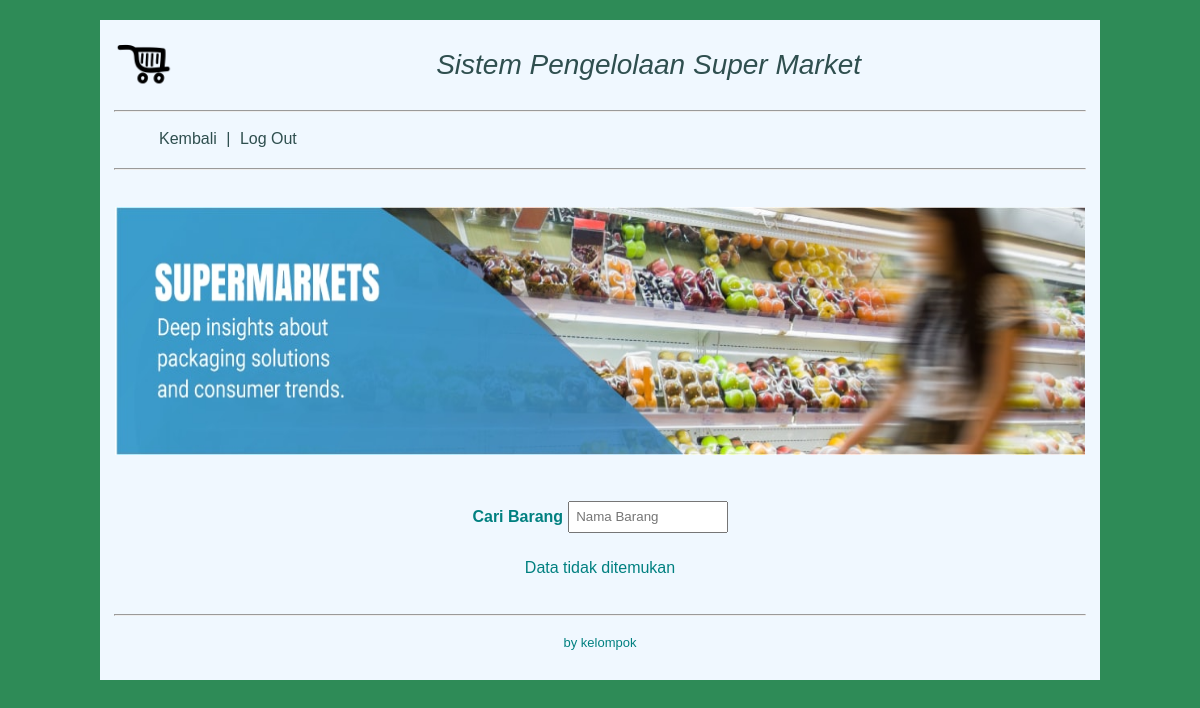
Before: /hasil_cari_daftar_barang_kasir.php?cari=Silver Queen md size (signed in) with the older database file.
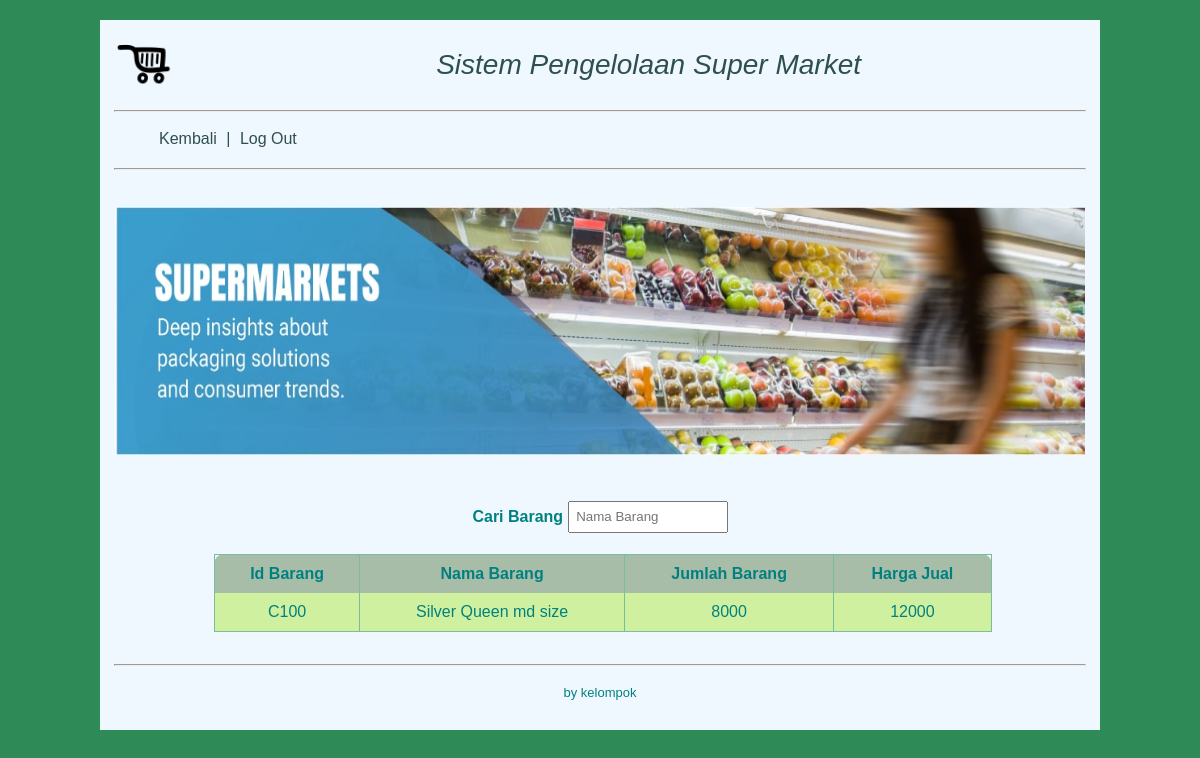
After: the same page with the newer database file.
### tables this page shows
CREATE TABLE `barang` (
  `id_barang` varchar(30) NOT NULL,
  `nama_barang` varchar(100) NOT NULL,
  `jumlah_barang` int(200) NOT NULL,
  `harga_barang` int(200) NOT NULL
);

### hasil_cari_daftar_barang_kasir.php (the view, shortened to what this page needs)
<html>
<head>
<link rel="stylesheet" type="text/css" href="style.css">
<body>
	<div class="wrapper">
		<header>
			<div id="logo">
				<img src="logo.png">
			</div>
			<h1 class="title">Sistem Pengelolaan Super Market</h1>
			<hr>
			<nav>
				<ul>
					<li><a href="daftar_barang.php">Kembali</a></li>
					<li>|</li>
					<li><a href="logout.php">Log Out</a></li>
				</ul>
			</nav>
			<hr>
		</header>
		<div id="banner">
			<img src="banner.jpg">
		</div>
		<div class="contain">
			<form action="cari_daftar_barang_kasir.php" method="get">
				<h4>Cari Barang
					<input type="text" placeholder="Nama Barang" name="namabarang">
			 	</h4>
			</form>
			<table>
			<?php
				if(isset($_GET['cari'])){
					$cari = mysql_real_escape_string($_GET['cari']);
					$barang = mysql_query("select * from barang where nama_barang like '%$cari%' or id_barang like '%$cari%'");
					$ketemu = mysql_num_rows($barang);
					if($ketemu > 0){
			?>
					<tr>
						<td><b>Id Barang</td>
						<td><b>Nama Barang</td>
						<td><b>Jumlah Barang</td>
						<td><b>Harga Jual</td>
					</tr>
					<?php while($var = mysql_fetch_array($barang))
					{
					?>
							<tr>
								<td><?php echo $var['id_barang'] ?></td>
								<td><?php echo $var['nama_barang'] ?></td>
								<td><?php echo $var['jumlah_barang'] ?></td>
								<td><?php echo $var['harga_barang'] ?></td>
							</tr>
					<?php }
						}
						else {
							echo "<center>Data tidak ditemukan</center>";
						}
					}
					?>
			</table>
		</div>
		<footer>
			<hr>
			<p class="kaki">by kelompok</p>
		</footer>
	</div>
</body>
</head>
</html>

Changed rows visible on the page:
added barang: id_barang "C100", nama_barang "Silver Queen md size", jumlah_barang "8000", harga_barang "12000"
Other visible differences:
text no longer shown: "Data tidak ditemukan"
text now shown: "Id Barang Nama Barang Jumlah Barang Harga Jual"
